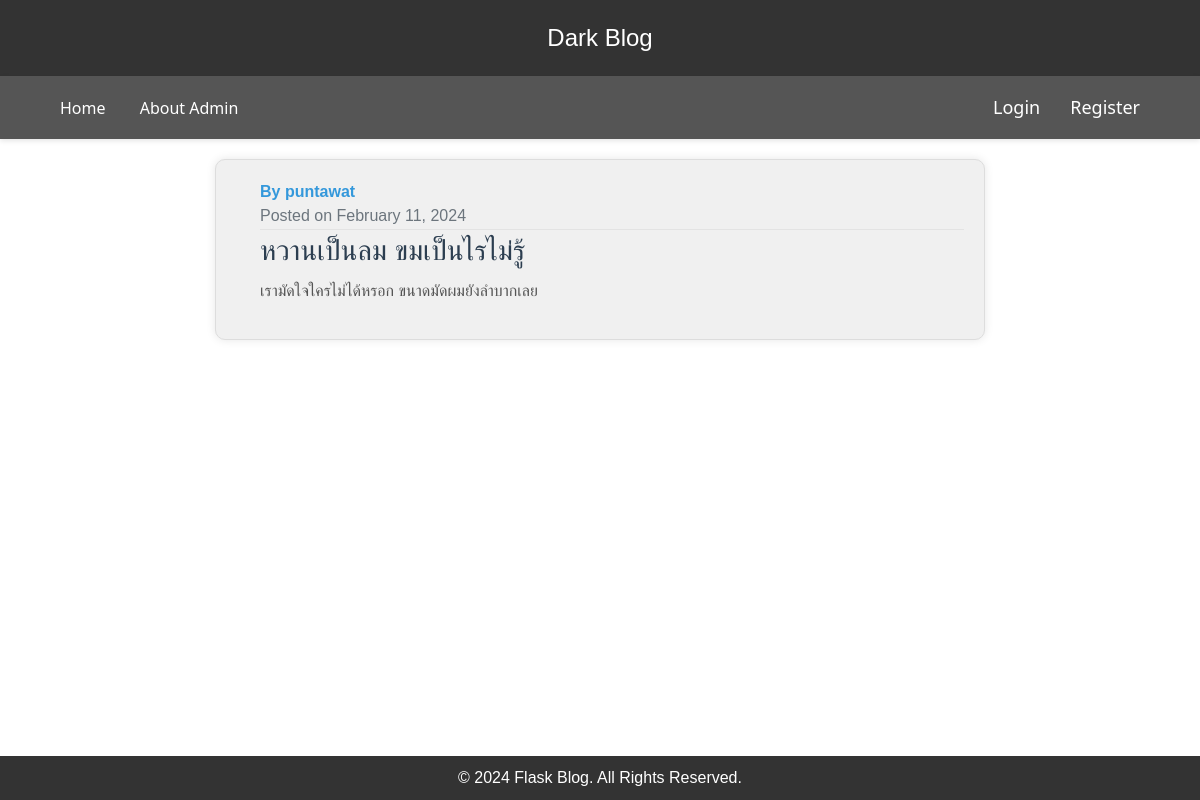
The page /post/9 on the database as committed earlier.
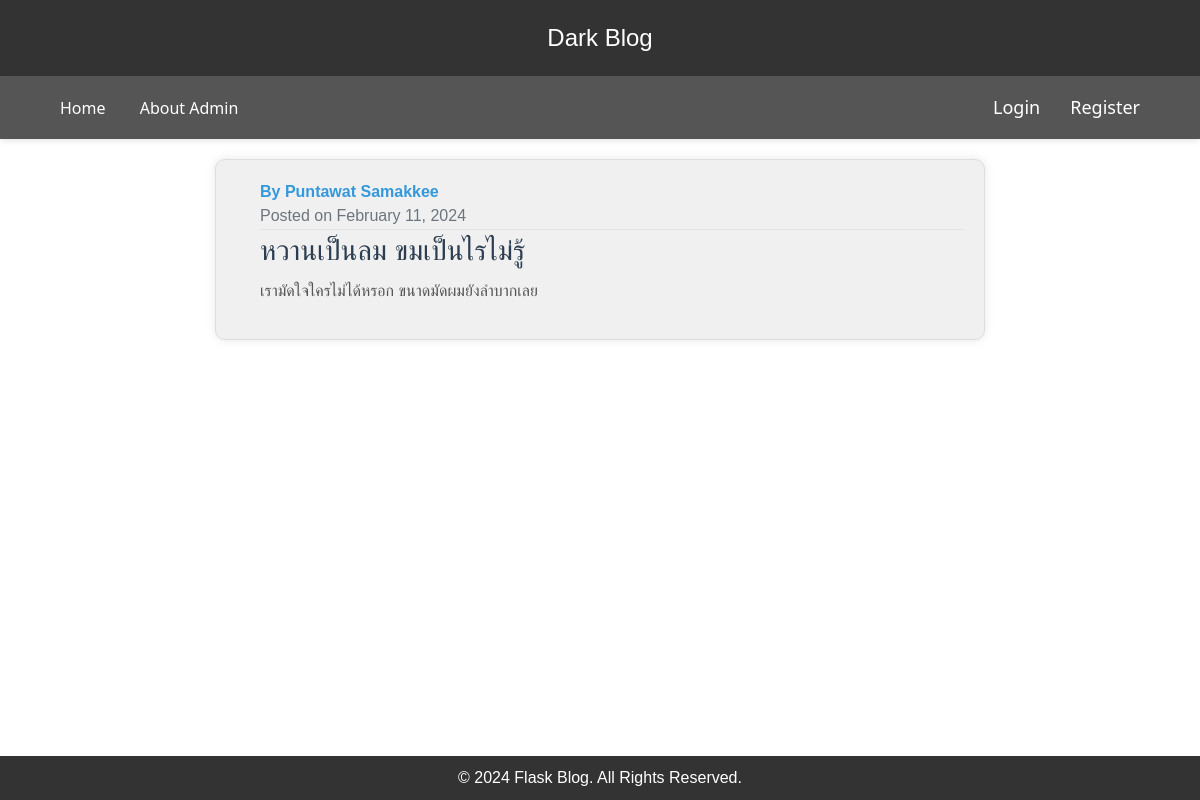
The same page on the database as committed later.
### flaskblog/model.py (models this page shows, shortened)
class User(db.Model, UserMixin):
    id = db.Column(db.Integer, primary_key=True)
    username = db.Column(db.String(20), unique=True, nullable=False)
    email = db.Column(db.String(120), unique=True, nullable=False)
    image_file = db.Column(db.String(20), nullable=False, default='default.jpg')
    password = db.Column(db.String(60), nullable=False)
    posts = db.relationship('Post', backref='author', lazy=True)

### flaskblog/routes.py (the view)
@app.route("/post/<int:post_id>")
def post(post_id):
    post = Post.query.get_or_404(post_id)
    return render_template('post.html', title=post.title, post=post)

### flaskblog/templates/post.html (shortened to what this page needs)
{% extends "layout.html" %}
{% block content %}
    <article class="media content-section">
        <div class="media-body ml-4">
            <div class="article-metadata">
                <span class="mr-2">
                    <a href="{{ url_for('user_posts', username=post.author.username) }}" class="article-link">
                        <strong>By {{ post.author.username }}</strong><br>
                    </a>
                </span>
                <span class="text-muted">
                    Posted on {{ post.date_posted.strftime('%B %d, %Y') }}
                </span>
            </div>
            <h2 class="article-title">{{ post.title }}</h2>
            <p class="article-content">{{ post.content }}</p>
        </div>
    </article>
{% endblock content %}

Rows that differ between the two databases and show on the page:
changed User: author.username "puntawat" → "Puntawat Samakkee"
